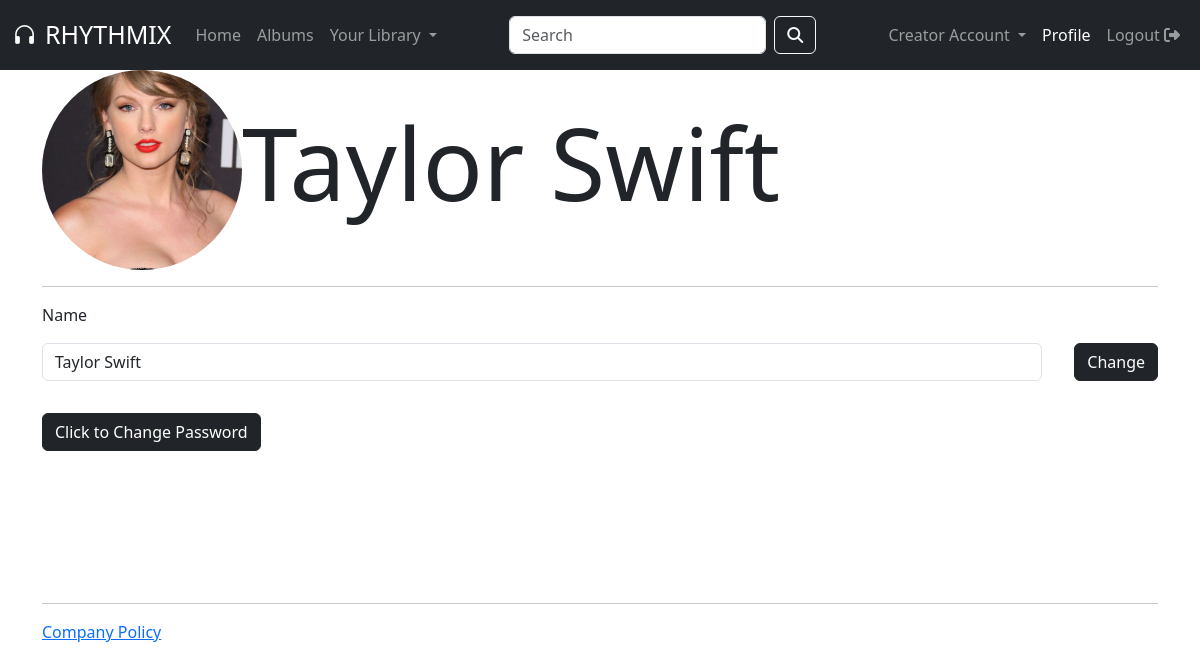
The app's page /profile (signed in) with its own data.
### models.py (models this page shows, shortened)
class User(db.Model, UserMixin):
    user_id = db.Column(db.Integer, primary_key=True, autoincrement=True)
    name = db.Column(db.String(100), nullable=False)
    username = db.Column(db.String(100), unique=True, nullable=False)
    password = db.Column(db.String(100), nullable=False)
    user_type = db.Column(db.String(100), default="general_user")
    profile_pic = db.Column(db.String(100), nullable=False)
    blacklisted = db.Column(db.Boolean, default=False)
    songs = db.relationship(
        "Song", backref="singer"
    )  # many-one btwn song and user(creator)
    albums = db.relationship(
        "Album", backref="album_creator"
    )  # many-one btwn album and user(creator)
    playlists = db.relationship(
        "Playlist", backref="user_playlist"
    )  # many-one btwn playlist and user(general)
    liked_songs = db.relationship("Song", backref="fav_songs", secondary=liked_songs)
    rated_songs = db.relationship("Song", backref="rated_songs", secondary=song_rating)

### app.py (the view, shortened to what this page needs)
@app.route("/profile", methods=["GET", "POST"])  # type: ignore
@login_required
def profile():
    if request.method == "GET":
        return render_template("profile.html")

### app.py (called while the page is built)
@login_manager.user_loader
def load_user(user_id):
    return User.query.get(int(user_id))

### templates/profile.html (shortened to what this page needs)
<!DOCTYPE html>
<html>
  <head>
    <link
      href="https://cdn.jsdelivr.net/npm/bootstrap@5.3.2/dist/css/bootstrap.min.css"
      rel="stylesheet"
    />
    <link
      rel="stylesheet"
      href="https://cdnjs.cloudflare.com/ajax/libs/font-awesome/6.4.2/css/all.min.css"
    />
    <link
      rel="stylesheet"
      href="https://cdn.jsdelivr.net/npm/bootstrap-icons@1.11.1/font/bootstrap-icons.css"
    />
    <link rel="stylesheet" href="../static/style.css" />
  </head>
  <body>
    <div class="flex-row">
      <nav class="navbar navbar-expand-lg fixed-top navbar-dark bg-dark">
        <div class="container-fluid">
          <a class="navbar-brand" href="/homepage" style="font-size: 25px">
            <i class="bi bi-headphones me-2"></i>RHYTHMIX
          </a>
          <div class="collapse navbar-collapse" id="navbarSupportedContent">
            <ul class="navbar-nav me-auto mb-2 mb-lg-0">
              <li class="nav-item">
                <a class="nav-link" aria-current="page" href="/homepage"
                  >Home</a
                >
              </li>
              <li class="nav-item">
                <a class="nav-link" href="/all_albums">Albums</a>
              </li>
              <li class="nav-item dropdown">
                <a
                  class="nav-link dropdown-toggle"
                  href="#"
                  role="button"
                  data-bs-toggle="dropdown"
                  aria-expanded="false"
                >
                  Your Library
                </a>
              </li>
            </ul>
            <form
              action="/search_page"
              method="POST"
              class="d-flex mx-auto my-2"
              role="search"
              name="search_form"
            >
              <input
                class="form-control me-2"
                type="search"
                placeholder="Search"
                aria-label="Search"
                name="query"
                id="query"
              />
              <button class="btn btn-outline-light" type="submit">
                <i class="fa-solid fa-magnifying-glass"></i>
              </button>
            </form>
            <ul class="navbar-nav ms-auto">
              {% if current_user.user_type != 'creator' %}
              <li class="nav-item">
                <a href="/creator" class="nav-link">Creator Account</a>
              </li>
              {% else %}
              <li class="nav-item dropdown">
                <a
                  class="nav-link dropdown-toggle"
                  href="/creator"
                  role="button"
                  data-bs-toggle="dropdown"
                  aria-expanded="false"
                >
                  Creator Account
                </a>
              </li>
              {% endif %}
              <li class="nav-item">
                <a href="/profile" class="nav-link active">Profile</a>
              </li>
              <li class="nav-item">
                <a href="/logout" class="nav-link"
                  >Logout <i class="fa-solid fa-right-from-bracket"></i
                ></a>
              </li>
            </ul>
          </div>
        </div>
      </nav>
    </div>
    <div class="container content">
      <div class="row flex-row">
        <div class="profile">
          <img
            src="{{url_for('static', filename = 'profile_pictures/'+current_user.profile_pic)}}"
            alt="{{current_user.name}}"
            class="rounded-circle profile-image"
          />
          <p>{{current_user.name}}</p>
        </div>
      </div>
      <hr />
      <div class="row">
        <div class="col-12">
          <label for="name" class="form-label">Name</label>
          <form
            action="/profile"
            method="POST"
            class="d-flex mx-auto my-2 justify-content-between"
          >
            <input
              type="text"
              name="name"
              id="name"
              class="form-control me-2"
              value="{{current_user.name}}"
              style="width: 1000px"
            />
            <button type="submit" class="btn btn-dark">Change</button>
          </form>
        </div>
      </div>
      <br>
      <div class="row">
        <p>
          <button
            class="btn btn-dark"
            type="button"
            data-bs-toggle="collapse"
            data-bs-target="#changepassword"
            aria-expanded="false"
            aria-controls="changepassword"
          >
            Click to Change Password
          </button>
        </p>
        <div style="min-height: 120px">
        </div>
      </div>
      <hr>
      <a href="/terms&conditions" target="_blank">Company Policy</a>
    </div>
  </body>
</html>

### static/style.css (style rules this page uses)
.content { margin-top: 70px; }

### templates/profile.html (style rules this page uses)
.profile-image { width: 200px; height: 200px; object-fit: cover; }
.profile { display: flex; align-items: center; font-size: 100px; }

### records on screen
User: profile_pic (picture), name "Taylor Swift"
